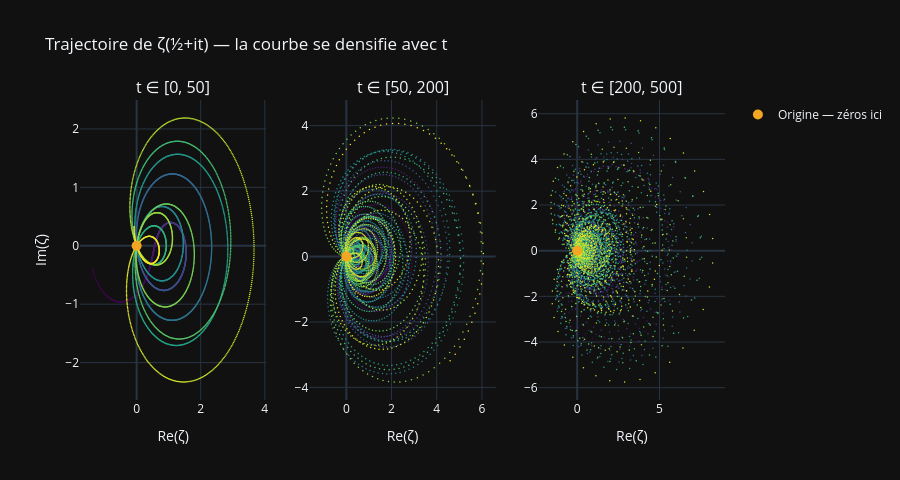

Notebook code cell kept with this figure:
### Markdown cell above
## 1. La trajectoire de ζ(½+it) dans ℂ

On fixe Re(s) = ½ et on fait varier t. La fonction ζ(½+it) trace une courbe dans le plan complexe.  
Chaque passage par l'origine **(0, 0)** correspond à un **zéro non trivial**.

Ce qu'on observe en faisant grandir t :
- La trajectoire **boucle** — les termes $e^{it\ln n}$ tournent dans tous les sens
- Elle **se densifie** — les zéros deviennent de plus en plus fréquents
- Elle finit par **remplir l'espace** — apparent chaos, mais structure sous-jacente

On visualise trois intervalles côte à côte pour voir cette évolution.

### Code cell
ranges = [(0.1, 50), (50, 200), (200, 500)]
titles = ["t ∈ [0, 50]", "t ∈ [50, 200]", "t ∈ [200, 500]"]

fig = make_subplots(rows=1, cols=3, subplot_titles=titles)

for col, (t_start, t_end) in enumerate(ranges, 1):
    print(f"Calcul t ∈ [{t_start}, {t_end}]...")
    t_sub  = np.linspace(t_start, t_end, 5000)
    z_sub  = [complex(mpmath.zeta(0.5 + 1j*t)) for t in t_sub]
    re_sub = [z.real for z in z_sub]
    im_sub = [z.imag for z in z_sub]

    fig.add_trace(go.Scatter(
        x=re_sub, y=im_sub,
        mode="markers",
        marker=dict(color=t_sub, colorscale="Viridis", size=1.5),
        showlegend=False,
        hovertemplate="Re=%{x:.3f}<br>Im=%{y:.3f}<extra></extra>"
    ), row=1, col=col)

    # Origine
    fig.add_trace(go.Scatter(
        x=[0], y=[0], mode="markers",
        marker=dict(color=COLOR_ACCENT, size=10, symbol="circle"),
        showlegend=(col == 1),
        name="Origine — zéros ici"
    ), row=1, col=col)

fig.update_layout(
    template=TEMPLATE, height=480,
    title="Trajectoire de ζ(½+it) — la courbe se densifie avec t"
)
fig.update_xaxes(title_text="Re(ζ)")
fig.update_yaxes(title_text="Im(ζ)", col=1)

fig.show()
print("Plus t est grand, plus la trajectoire remplit l'espace.")
print("Les zéros deviennent de plus en plus fréquents — densité ∝ ln(t)/2π.")

### Figure 1 — Plotly figure (JSON) as saved in the notebook; plotly's stock layout.template omitted (floating-point values rounded to 4 significant figures; data arrays with more than 128 entries replaced by an {"elided": "..."} marker saying what was removed)
{"data": [{"hovertemplate": "Re=%{x:.3f}<br>Im=%{y:.3f}<extra></extra>", "marker": {"color": {"elided": "5000 float values"}, "colorscale": [[0, "#440154"], [0.1111, "#482878"], [0.2222, "#3e4989"], [0.3333, "#31688e"], [0.4444, "#26828e"], [0.5556, "#1f9e89"], [0.6667, "#35b779"], [0.7778, "#6ece58"], [0.8889, "#b5de2b"], [1, "#fde725"]], "size": 1.5}, "mode": "markers", "showlegend": false, "type": "scatter", "x": {"elided": "5000 float values"}, "xaxis": "x", "y": {"elided": "5000 float values"}, "yaxis": "y"}, {"marker": {"color": "#F2A623", "size": 10, "symbol": "circle"}, "mode": "markers", "name": "Origine — zéros ici", "showlegend": true, "type": "scatter", "x": [0], "xaxis": "x", "y": [0], "yaxis": "y"}, {"hovertemplate": "Re=%{x:.3f}<br>Im=%{y:.3f}<extra></extra>", "marker": {"color": {"elided": "5000 float values"}, "colorscale": [[0, "#440154"], [0.1111, "#482878"], [0.2222, "#3e4989"], [0.3333, "#31688e"], [0.4444, "#26828e"], [0.5556, "#1f9e89"], [0.6667, "#35b779"], [0.7778, "#6ece58"], [0.8889, "#b5de2b"], [1, "#fde725"]], "size": 1.5}, "mode": "markers", "showlegend": false, "type": "scatter", "x": {"elided": "5000 float values"}, "xaxis": "x2", "y": {"elided": "5000 float values"}, "yaxis": "y2"}, {"marker": {"color": "#F2A623", "size": 10, "symbol": "circle"}, "mode": "markers", "name": "Origine — zéros ici", "showlegend": false, "type": "scatter", "x": [0], "xaxis": "x2", "y": [0], "yaxis": "y2"}, {"hovertemplate": "Re=%{x:.3f}<br>Im=%{y:.3f}<extra></extra>", "marker": {"color": {"elided": "5000 float values"}, "colorscale": [[0, "#440154"], [0.1111, "#482878"], [0.2222, "#3e4989"], [0.3333, "#31688e"], [0.4444, "#26828e"], [0.5556, "#1f9e89"], [0.6667, "#35b779"], [0.7778, "#6ece58"], [0.8889, "#b5de2b"], [1, "#fde725"]], "size": 1.5}, "mode": "markers", "showlegend": false, "type": "scatter", "x": {"elided": "5000 float values"}, "xaxis": "x3", "y": {"elided": "5000 float values"}, "yaxis": "y3"}, {"marker": {"color": "#F2A623", "size": 10, "symbol": "circle"}, "mode": "markers", "name": "Origine — zéros ici", "showlegend": false, "type": "scatter", "x": [0], "xaxis": "x3", "y": [0], "yaxis": "y3"}], "layout": {"annotations": [{"font": {"size": 16}, "showarrow": false, "text": "t ∈ [0, 50]", "x": 0.1444, "xanchor": "center", "xref": "paper", "y": 1, "yanchor": "bottom", "yref": "paper"}, {"font": {"size": 16}, "showarrow": false, "text": "t ∈ [50, 200]", "x": 0.5, "xanchor": "center", "xref": "paper", "y": 1, "yanchor": "bottom", "yref": "paper"}, {"font": {"size": 16}, "showarrow": false, "text": "t ∈ [200, 500]", "x": 0.8556, "xanchor": "center", "xref": "paper", "y": 1, "yanchor": "bottom", "yref": "paper"}], "height": 480, "title": {"text": "Trajectoire de ζ(½+it) — la courbe se densifie avec t"}, "xaxis": {"anchor": "y", "domain": [0, 0.2889], "title": {"text": "Re(ζ)"}}, "xaxis2": {"anchor": "y2", "domain": [0.3556, 0.6444], "title": {"text": "Re(ζ)"}}, "xaxis3": {"anchor": "y3", "domain": [0.7111, 1], "title": {"text": "Re(ζ)"}}, "yaxis": {"anchor": "x", "domain": [0, 1], "title": {"text": "Im(ζ)"}}, "yaxis2": {"anchor": "x2", "domain": [0, 1]}, "yaxis3": {"anchor": "x3", "domain": [0, 1]}}}
